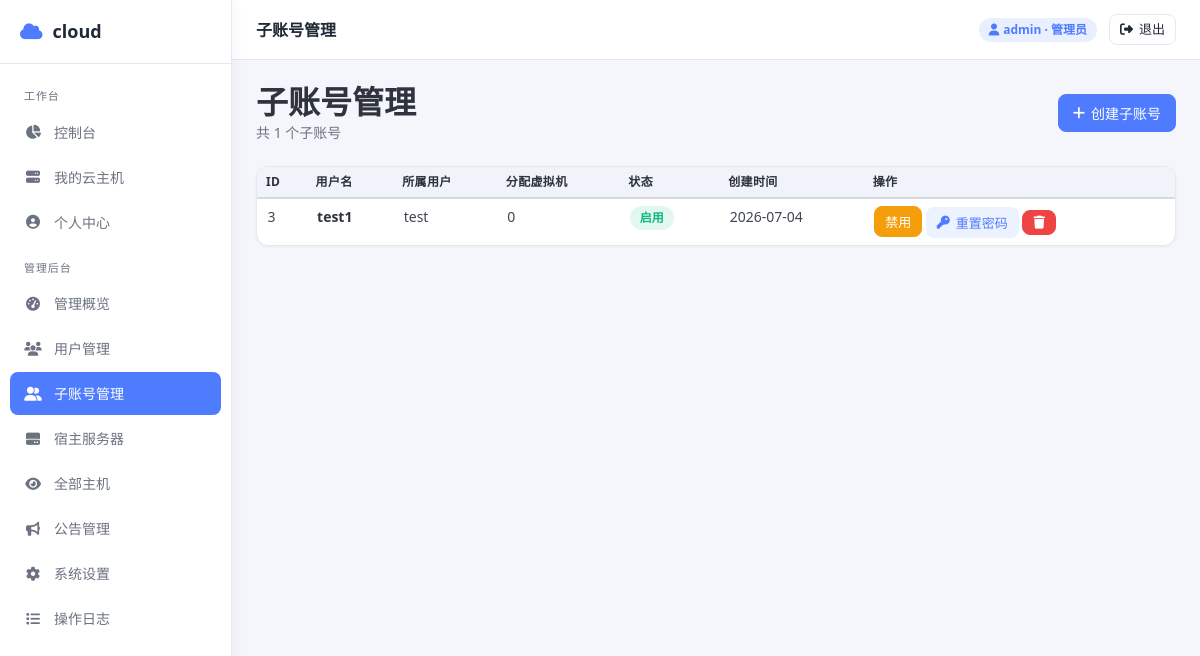
/admin/subusers (signed in), run on the app's committed database.
### app/models.py (models this page shows)
class User(Base):
    __tablename__ = "users"
    id: Mapped[int] = mapped_column(Integer, primary_key=True, autoincrement=True)
    username: Mapped[str] = mapped_column(String(64), unique=True, nullable=False, index=True)
    password_hash: Mapped[str] = mapped_column(String(256), nullable=False)
    role: Mapped[UserRole] = mapped_column(SAEnum(UserRole), default=UserRole.USER)
    is_active: Mapped[bool] = mapped_column(Boolean, default=True)
    parent_id: Mapped[int] = mapped_column(Integer, ForeignKey("users.id"), nullable=True)
    created_at: Mapped[datetime] = mapped_column(DateTime, default=_utcnow)
    updated_at: Mapped[datetime] = mapped_column(DateTime, default=_utcnow, onupdate=_utcnow)
    vms = relationship("VM", back_populates="owner")
    servers = relationship("Server", back_populates="owner")
    parent = relationship("User", remote_side="User.id", back_populates="subusers")
    subusers = relationship("User", back_populates="parent")
    vm_assignments = relationship("VMAssignment", back_populates="subuser", cascade="all, delete-orphan")

### app/routers/admin_router.py (the view)
@router.get("/subusers", response_class=HTMLResponse)
async def admin_subusers(request: Request, db: AsyncSession = Depends(get_db)):
    admin = await require_admin(request, db)
    subusers = (await db.execute(
        select(User).where(User.role == UserRole.SUBUSER)
        .options(selectinload(User.parent), selectinload(User.vm_assignments).selectinload(VMAssignment.vm))
        .order_by(User.id)
    )).scalars().all()
    return templates.TemplateResponse("admin/subusers.html", {
        "request": request, "user": admin, "subusers": subusers})

### app/templates/admin/subusers.html (shortened to what this page needs)
{% extends "base.html" %}
{% from "_macros.html" import role_badge %}
{% block page_title %}子账号管理{% endblock %}
{% block content %}
<div class="level">
    <div><h1 class="title">子账号管理</h1><p class="subtitle">共 {{ subusers|length }} 个子账号</p></div>
    <button class="btn btn-primary" onclick="openModal('createModal')"><i class="fas fa-plus"></i> 创建子账号</button>
</div>
<div class="card" style="padding:0;overflow:hidden">
    <div class="tbl-wrap"><table>
        <thead><tr><th>ID</th><th>用户名</th><th>所属用户</th><th>分配虚拟机</th><th>状态</th><th>创建时间</th><th>操作</th></tr></thead>
        <tbody>
        {% for s in subusers %}
        <tr>
            <td>{{ s.id }}</td>
            <td><strong>{{ s.username }}</strong></td>
            <td>{{ s.parent.username if s.parent else '-' }}</td>
            <td>{{ s.vm_assignments|length }}</td>
            <td>{% if s.is_active %}<span class="tag tag-ok">启用</span>{% else %}<span class="tag tag-off">禁用</span>{% endif %}</td>
            <td>{{ s.created_at.strftime('%Y-%m-%d') }}</td>
            <td>
                <form method="post" action="/admin/subusers/{{ s.id }}/toggle" style="display:inline"><button class="btn btn-sm {{ 'btn-warn' if s.is_active else 'btn-ok' }}">{{ '禁用' if s.is_active else '启用' }}</button></form>
                <button class="btn btn-info btn-sm" onclick="resetPwd({{ s.id }})"><i class="fas fa-key"></i> 重置密码</button>
                <form method="post" action="/admin/subusers/{{ s.id }}/delete" style="display:inline" onsubmit="return confirm('确认删除子账号 {{ s.username }}?')"><button class="btn btn-danger btn-sm"><i class="fas fa-trash"></i></button></form>
            </td>
        </tr>
        {% else %}
        <tr><td colspan="7"><div class="empty"><i class="fas fa-users"></i> 暂无子账号</div></td></tr>
        {% endfor %}
        </tbody>
    </table></div>
</div>
{% endblock %}

### app/templates/base.html (shortened to what this page needs)
<!DOCTYPE html>
<html lang="zh-CN">
<head>
    <link rel="stylesheet" href="https://cdn.jsdelivr.net/npm/bulma@1.0.2/css/bulma.min.css">
    <link rel="stylesheet" href="https://cdnjs.cloudflare.com/ajax/libs/font-awesome/6.7.2/css/all.min.css">
</head>
<body>
{% if user %}
<div class="layout">
    <aside class="sidebar" id="sidebar">
        <div class="brand"><i class="fas fa-cloud"></i> cloud</div>
        <nav class="nav">
            <div class="nav-section">工作台</div>
            <a href="/dashboard" class="{{ 'active' if request.url.path == '/dashboard' else '' }}"><i class="fas fa-chart-pie"></i> 控制台</a>
            <a href="/vms" class="{{ 'active' if request.url.path.startswith('/vms') else '' }}"><i class="fas fa-server"></i> {% if user.role.value == 'subuser' %}我的虚拟机{% else %}我的云主机{% endif %}</a>
            <a href="/profile" class="{{ 'active' if request.url.path == '/profile' else '' }}"><i class="fas fa-user-circle"></i> 个人中心</a>
            {% if user.role == 'admin' %}
            <div class="nav-section">管理后台</div>
            <a href="/admin/dashboard" class="{{ 'active' if request.url.path.startswith('/admin/dashboard') else '' }}"><i class="fas fa-tachometer-alt"></i> 管理概览</a>
            <a href="/admin/users" class="{{ 'active' if request.url.path.startswith('/admin/users') else '' }}"><i class="fas fa-users"></i> 用户管理</a>
            <a href="/admin/subusers" class="{{ 'active' if request.url.path.startswith('/admin/subusers') else '' }}"><i class="fas fa-user-friends"></i> 子账号管理</a>
            <a href="/admin/servers" class="{{ 'active' if request.url.path.startswith('/admin/servers') else '' }}"><i class="fas fa-hdd"></i> 宿主服务器</a>
            <a href="/admin/vms" class="{{ 'active' if request.url.path.startswith('/admin/vms') else '' }}"><i class="fas fa-eye"></i> 全部主机</a>
            <a href="/admin/announcements" class="{{ 'active' if request.url.path.startswith('/admin/announcements') else '' }}"><i class="fas fa-bullhorn"></i> 公告管理</a>
            <a href="/admin/settings" class="{{ 'active' if request.url.path.startswith('/admin/settings') else '' }}"><i class="fas fa-cog"></i> 系统设置</a>
            <a href="/admin/logs" class="{{ 'active' if request.url.path.startswith('/admin/logs') else '' }}"><i class="fas fa-list"></i> 操作日志</a>
            {% endif %}
        </nav>
    </aside>
    <div class="main">
        <header class="topbar">
            <div style="display:flex;align-items:center;gap:12px">
                <span class="page-title">{% block page_title %}{% endblock %}</span>
            </div>
            <div class="user-area">
                <span class="tag {{ 'tag-info' if user.role == 'admin' else ('tag-warn' if user.role.value == 'subuser' else 'tag-light') }}"><i class="fas fa-user"></i> {{ user.username }}{% if user.role == 'admin' %} · 管理员{% elif user.role.value == 'subuser' %} · 子账号{% endif %}</span>
                <a class="btn btn-sm" href="/logout"><i class="fas fa-sign-out-alt"></i> 退出</a>
            </div>
        </header>
        <main class="content">
            {% block content %}{% endblock %}
        </main>
    </div>
</div>
{% else %}
{% block guest %}{% endblock %}
{% endif %}
</body>
</html>

### app/templates/base.html (style rules this page uses)
:root { --bg:#f4f6fb; --panel:#ffffff; --panel-2:#f0f3f9; --border:#e3e8f0; --text:#1f2937; --muted:#6b7280; --primary:#4f7cff; --primary-d:#3a63d6; --ok:#10b981; --warn:#f59e0b; --danger:#ef4444; }
* { box-sizing:border-box }
body { background:var(--bg);color:var(--text);font-family:"Microsoft YaHei","PingFang SC",system-ui,-apple-system,sans-serif;margin:0 }
a { color:var(--primary);text-decoration:none }
.layout { display:flex;min-height:100vh }
.sidebar { width:232px;background:#ffffff;border-right:1px solid var(--border);position:fixed;top:0;bottom:0;left:0;display:flex;flex-direction:column;z-index:30;box-shadow:2px 0 12px rgba(15,23,42,.04) }
.sidebar .brand { padding:18px 20px;font-weight:700;font-size:18px;border-bottom:1px solid var(--border);display:flex;align-items:center;gap:10px;color:#1f2937 }
.sidebar .brand i { color:var(--primary) }
.nav { padding:10px;flex:1;overflow-y:auto }
.nav a { display:flex;align-items:center;gap:12px;padding:11px 14px;border-radius:8px;color:var(--muted);margin-bottom:2px;font-size:14px;transition:.15s }
.nav a.active { background:var(--primary);color:#fff }
.nav a i { width:18px;text-align:center }
.nav .nav-section { font-size:11px;color:var(--muted);letter-spacing:.08em;padding:14px 14px 6px }
.main { margin-left:232px;flex:1;display:flex;flex-direction:column;min-width:0 }
.topbar { height:60px;background:#ffffff;border-bottom:1px solid var(--border);display:flex;align-items:center;justify-content:space-between;padding:0 24px;position:sticky;top:0;z-index:20 }
.topbar .page-title { font-weight:600;font-size:16px;color:#1f2937 }
.topbar .user-area { display:flex;align-items:center;gap:12px }
.content { padding:24px;flex:1;max-width:1280px;width:100% }
.card { background:#ffffff;border:1px solid var(--border);border-radius:12px;padding:20px;margin-bottom:20px;box-shadow:0 1px 3px rgba(15,23,42,.04) }
.tbl-wrap { overflow-x:auto }
table { width:100%;border-collapse:collapse }
th,td { padding:12px 14px;text-align:left;border-bottom:1px solid var(--border);font-size:14px;white-space:nowrap }
th { color:var(--muted);font-weight:600;font-size:12px;letter-spacing:.03em;background:var(--panel-2) }
.btn { display:inline-flex;align-items:center;gap:6px;padding:8px 14px;border-radius:8px;border:1px solid var(--border);background:#ffffff;color:var(--text);cursor:pointer;font-size:14px;text-decoration:none;transition:.15s;font-family:inherit }
.btn-primary { background:var(--primary);border-color:var(--primary);color:#fff }
.btn-warn { background:var(--warn);border-color:var(--warn);color:#fff }
.btn-danger { background:var(--danger);border-color:var(--danger);color:#fff }
.btn-info { background:rgba(79,124,255,.1);border-color:transparent;color:var(--primary) }
.btn-sm { padding:5px 10px;font-size:13px }
.tag { display:inline-flex;align-items:center;gap:4px;padding:3px 10px;border-radius:999px;font-size:12px;font-weight:600;white-space:nowrap }
.tag-ok { background:rgba(16,185,129,.12);color:var(--ok) }
.tag-info { background:rgba(79,124,255,.12);color:var(--primary) }
.level { display:flex;align-items:center;justify-content:space-between;flex-wrap:wrap;gap:12px;margin-bottom:20px }
.title { font-size:20px;font-weight:700;margin:0;color:#1f2937 }
.subtitle { font-size:14px;color:var(--muted);margin:4px 0 0 }

### data on the page
User: username "admin"
User: id "3", username "test1", parent "test", vm_assignments|length "0", shows "启用", created_at "2026-07-04", is_active "禁用"

### other printed values
{{ subusers|length }} "1"
